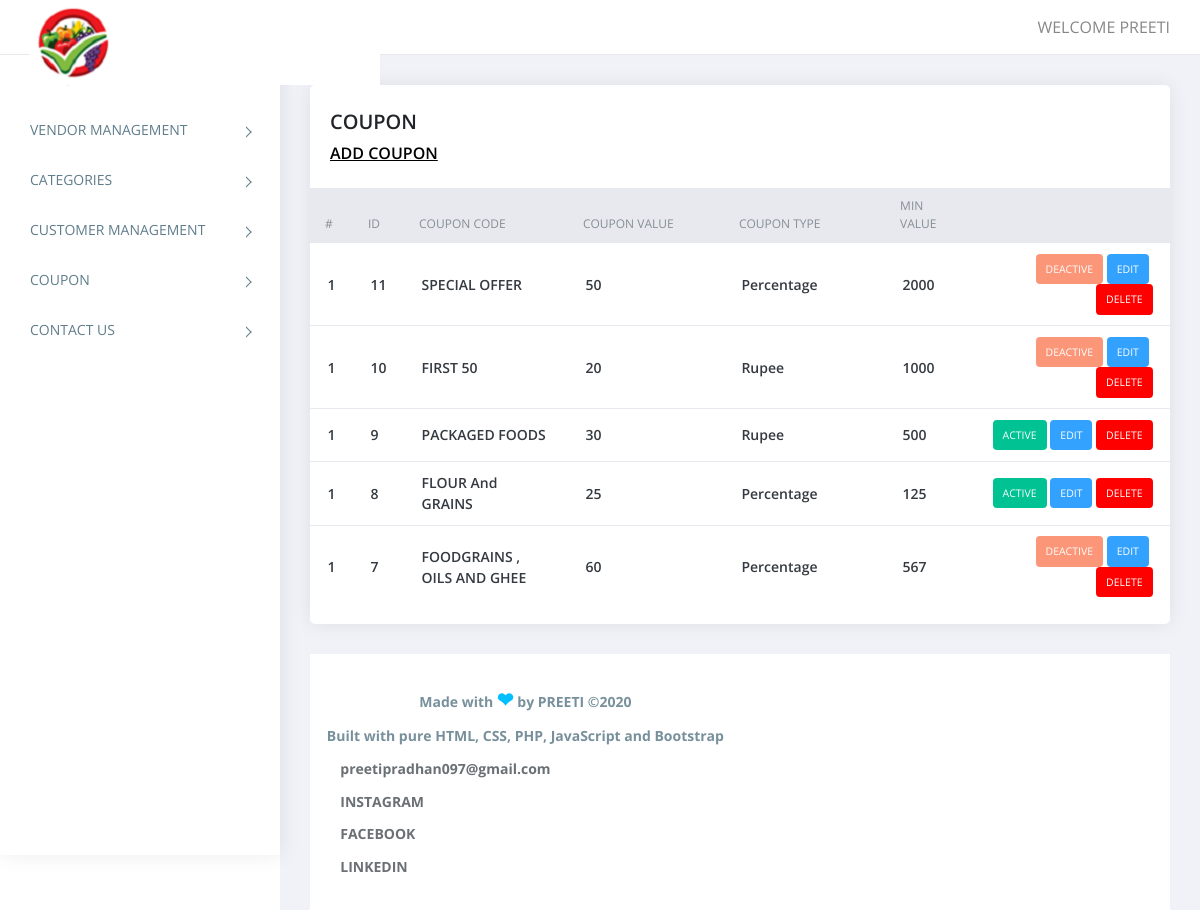
Screenshot of /coupon_master.php (signed in) with the database file from the repository.
### tables this page shows
CREATE TABLE `coupon_master` (
  `id` int(11) NOT NULL,
  `coupon_code` varchar(50) NOT NULL,
  `coupon_value` int(11) NOT NULL,
  `coupon_type` varchar(10) NOT NULL,
  `cart_min_value` int(11) NOT NULL,
  `status` int(11) NOT NULL
);

### coupon_master.php (the view, shortened to what this page needs)
<?php
require('top.inc.php');
$sql="select * from coupon_master order by id desc";
$res=mysqli_query($con,$sql);
?>
<div class="content pb-0">
	<div class="orders">
	   <div class="row">
		  <div class="col-xl-12">
			 <div class="card">
				<div class="card-body">
				   <h4 class="box-title">COUPON</h4>
				   <h4 class="box-link"><a href="manage_coupon_master.php">ADD COUPON</a> </h4>
				</div>
				<div class="card-body--">
				   <div class="table-stats order-table ov-h">
					  <table class="table ">
						 <thead>
							<tr>
							   <th class="serial">#</th>
							   <th width="2%">ID</th>
							   <th width="20%">Coupon Code</th>
							   <th width="20%">Coupon Value</th>
							   <th width="20%">Coupon Type</th>
							   <th width="10%">Min Value</th>
							   <th width="26%"></th>
							</tr>
						 </thead>
						 <tbody>
							<?php
							$i=1;
							while($row=mysqli_fetch_assoc($res)){?>
							<tr>
							   <td class="serial"><?php echo $i?></td>
							   <td><?php echo $row['id']?></td>
							   <td><?php echo $row['coupon_code']?></td>
							   <td><?php echo $row['coupon_value']?></td>
							   <td><?php echo $row['coupon_type']?></td>
							   <td><?php echo $row['cart_min_value']?></td>
							   <td>
								<?php
								if($row['status']==1){
									echo "<span class='badge badge-complete'><a href='?type=status&operation=deactive&id=".$row['id']."'>Active</a></span>&nbsp;";
								}else{
									echo "<span class='badge badge-pending'><a href='?type=status&operation=active&id=".$row['id']."'>Deactive</a></span>&nbsp;";
								}
								echo "<span class='badge badge-edit'><a href='manage_coupon_master.php?id=".$row['id']."'>Edit</a></span>&nbsp;";
								echo "<span class='badge badge-delete'><a href='?type=delete&id=".$row['id']."'>Delete</a></span>";
								?>
							   </td>
							</tr>
							<?php } ?>
						 </tbody>
					  </table>
				   </div>
				</div>
			 </div>
		  </div>
	   </div>
	</div>
</div>
<?php
require('footer.inc.php');
?>

### assets/css/style.css (style rules this page uses)
body { display: table; font-family: open sans, sans-serif; font-size: 16px; width: 100% }
a, button { text-decoration: none; outline: none!important; color: #878787; -webkit-transition: all .25s ease; transition: all .25s ease }
h1, h2, h3, h4, h5, h6 { margin: 0 }
.pb-0 { padding-bottom: 0 }
.ov-h { overflow: hidden }
.order-table { position: relative }
.order-table:after, .order-table:before { content: ""; position: absolute; top: 0; height: 37px; width: 10px; background: #e8e9ef }
.order-table:after { right: -1px }
.order-table:before { left: -1px }
.order-table tr th { background: #e8e9ef }
.order-table tr td:last-child, .order-table tr th:last-child { text-align: right }
.order-table tr:last-child td { border: none }
.order-table .badge { color: #fff; padding: 10px; text-transform: uppercase; font-weight: 400 }
.order-table .badge-complete { background: #00c292 }
.order-table .badge-pending { background: #fb9678 }
.order-table .badge-delete { background: #FF0000 }
.order-table .badge-edit { background: #33A2FF }
.content { float: left; padding: 1.875em; width: 100% }
.card { margin-bottom: 1.875em; border-radius: 5px; padding: 0; border: 0 solid transparent; -webkit-box-shadow: 0 0 20px rgba(0, 0, 0, .08); box-shadow: 0 0 20px rgba(0, 0, 0, .08) }
.card .box-title { font-weight: 600; font-size: 20px; padding: 5px 0 }
.card .card-body { float: left; padding: 1.25em; position: relative; width: 100% }
.card h4 { font-size: 1.1rem }
.table-stats table { font-family: open sans }
.table-stats table th, .table-stats table td { border: none; border-bottom: 1px solid #e8e9ef; color: #868e96; font-size: 12px; font-weight: 400; padding: .75em 1.25em; text-transform: uppercase }
.table-stats table td { color: #343a40; font-size: 14px; font-weight: 600; text-transform: capitalize; vertical-align: middle }
@media (max-width:1368px) { .card-body { padding: 15px } }
.card .box-link { font-weight: 600; font-size: 16px; padding: 5px 0 }
.card .box-link a { color:#000; text-decoration:underline; }
.badge a { color:#fff; }

### rows the page displays
coupon_master: id "11", coupon_code "SPECIAL OFFER", coupon_value "50", coupon_type "Percentage", cart_min_value "2000"
coupon_master: id "10", coupon_code "FIRST 50", coupon_value "20", coupon_type "Rupee", cart_min_value "1000"
coupon_master: id "9", coupon_code "PACKAGED FOODS", coupon_value "30", coupon_type "Rupee", cart_min_value "500"
coupon_master: id "8", coupon_code "FLOUR And GRAINS", coupon_value "25", coupon_type "Percentage", cart_min_value "125"
coupon_master: id "7", coupon_code "FOODGRAINS , OILS AND GHEE", coupon_value "60", coupon_type "Percentage", cart_min_value "567"

### other values shown
$_SESSION['ADMIN_USERNAME'] "PREETI"
